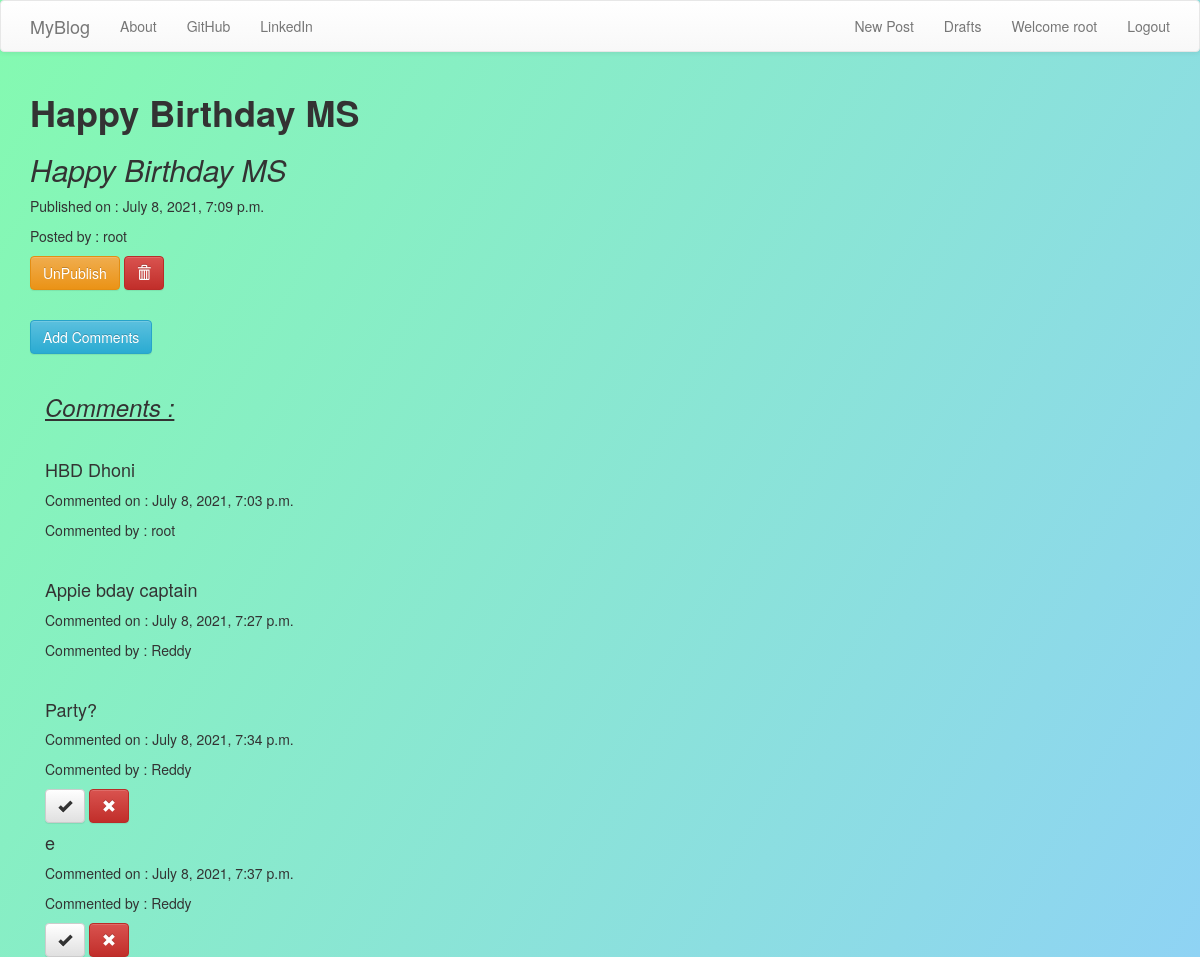
Page /post/16/ (signed in) on the committed database.
### blogs/models.py (models this page shows, shortened)
class Post(models.Model):
    author = models.ForeignKey(User, on_delete=models.CASCADE)
    title = models.CharField(max_length=100)
    text = models.TextField()
    create_date = models.DateTimeField(default=timezone.now())
    publish_date = models.DateTimeField(blank=True, null=True)

class Comment(models.Model):
    post = models.ForeignKey(Post, related_name="comments", on_delete=models.CASCADE)
    author = models.ForeignKey(User, on_delete=models.CASCADE)
    text = models.TextField()
    create_date = models.DateTimeField(default=timezone.now())
    approved_comment = models.BooleanField(default=False)

### blogs/views.py (the view)
# urls.py: path("post/<int:pk>/", views.PostDetailView.as_view(), name="post_detail"),
class PostDetailView(LoginRequiredMixin, DetailView):
    login_url = "accounts/login/"
    model = models.Post

### blogs/templates/blogs/post_detail.html (shortened to what this page needs)
{% extends 'blogs/base.html' %}
{% block content %}
<h1><b>{{post.title}}</b></h1>
<h2>{{post.text|safe|linebreaksbr}}</h2>
{% if post.publish_date %}
<p>Published on : {{post.publish_date}}</p>
<p>Posted by : {{post.author}}</p>
{% elif user.is_superuser %}
<p>Posted by : {{post.author}}</p>
<a class="btn btn-default" href="{% url 'post_publish' pk=post.pk %}">Publish</a>
{% endif %}
<div>
    {%if post.publish_date and user.is_superuser%}
    <p>
        <a class="btn btn-warning" href="{% url 'post_unpublish' pk=post.pk %}">UnPublish</a>
        <a class="btn btn-danger" href="{% url 'post_remove' pk=post.pk %}"><span class='glyphicon glyphicon-trash'></span></a>
    {%endif%}
    </p>
</div>
    <br>
    {%if post.publish_date%}
        <div>
            <a class="btn btn-info" href="{% url 'add_comment_to_post' pk=post.pk %}">Add Comments</a>
            <br>
            <br>
        </div>
        <div class="container">
            <h3><u><em>Comments : </em></u> </h3>
            <br>
            {% for comment in post.comments.all %}
                {% if user.is_authenticated and comment.approved_comment %}
                    <h4>{{comment.text|safe|linebreaksbr}}</h4>
                    <p>Commented on : {{comment.create_date}}</p>
                    <p>Commented by : {{comment.author}}</p>
                <br>
                {% endif %}
                {% if not comment.approved_comment and user.is_superuser %}
                    <h4>{{comment.text|safe|linebreaksbr}}</h4>
                    <p>Commented on : {{comment.create_date}}</p>
                    <p>Commented by : {{comment.author}}</p>
                    <a class="btn btn-default" href="{% url 'comment_approve' pk=comment.pk %}"><span class='glyphicon glyphicon-ok'></span></a>
                        <a class="btn btn-danger" href="{% url 'comment_remove' pk=comment.pk %}"><span class='glyphicon glyphicon-remove'></span></a>
                {% endif %}
                {% empty %}
    <p>No comments posted.</p>
            {% endfor %}
    </div>
    {%endif%}
{% endblock %}

### blogs/templates/blogs/base.html (shortened to what this page needs)
<!DOCTYPE html>
{% load static %}
<html>
  <head>
    <link
      rel="stylesheet"
      href="https://maxcdn.bootstrapcdn.com/bootstrap/3.3.7/css/bootstrap.min.css"
    />
    <link
      rel="stylesheet"
      href="https://maxcdn.bootstrapcdn.com/bootstrap/3.3.7/css/bootstrap-theme.min.css"
    />
    <link
      rel="stylesheet"
      href="//cdn.jsdelivr.net/npm/medium-editor@latest/dist/css/medium-editor.min.css"
      type="text/css"
      media="screen"
      charset="utf-8"
    />
    <link rel='stylesheet' href='{% static 'css/blogs.css' %}'>
  </head>
  <body>
    <nav class="navbar navbar-default">
      <div class="container">
        <ul class="nav navbar-nav">
          <li>
            <a class="navbar-brand" href="{% url 'post_list' %}">MyBlog</a></li>
          <li><a href="{% url 'about'%}">About</a></li>
          <li><a href="https://github.com/NagaTrivikramReddy777">GitHub</a></li>
          <li><a href="https://in.linkedin.com/">LinkedIn</a></li>
        </ul>
        <ul class="nav navbar-nav navbar-right">
          {% if user.is_authenticated %}
          <li>
            <a href="{% url 'post_new'%}">New Post</a>
          </li>
          <li>
            <a href="{% url 'draft_list'%}">Drafts</a>
          </li>
          <li>
            <a>Welcome {{user.username}}</a>
          </li>
          <li>
            <a href="{% url 'logout'%}">Logout</a>
          </li>
            {% else %}
            <li>
            <a href="{% url 'signup'%}"><span class="glyphicon glyphicon-user"></span>SignUp</a>
          </li>
          {%endif%}
        </ul>
      </div>
    </nav>
    <div class='content container'>
      <div class="row">
        <div class="col-md-8">
          <div class="blog_posts">
            {% block content %}
            {% endblock %}
          </div>
        </div>
      </div>
    </div>
  </body>
</html>

### blogs/static/css/blogs.css (style rules this page uses)
body { background-image: linear-gradient(120deg, #84fab0 0%, #8fd3f4 100%); }

### rows in the picture
Post: title "Happy Birthday MS", text "Happy Birthday MS", publish_date "July 8, 2021, 7:09 p.m.", author "root"
Comment: text "HBD Dhoni", create_date "July 8, 2021, 7:03 p.m.", author "root"
Comment: text "Appie bday captain", create_date "July 8, 2021, 7:27 p.m.", author "Reddy"
Comment: text "Party?", create_date "July 8, 2021, 7:34 p.m.", author "Reddy"
Comment: text "e", create_date "July 8, 2021, 7:37 p.m.", author "Reddy"

### other values in the picture
{{ user.username }} "root"
